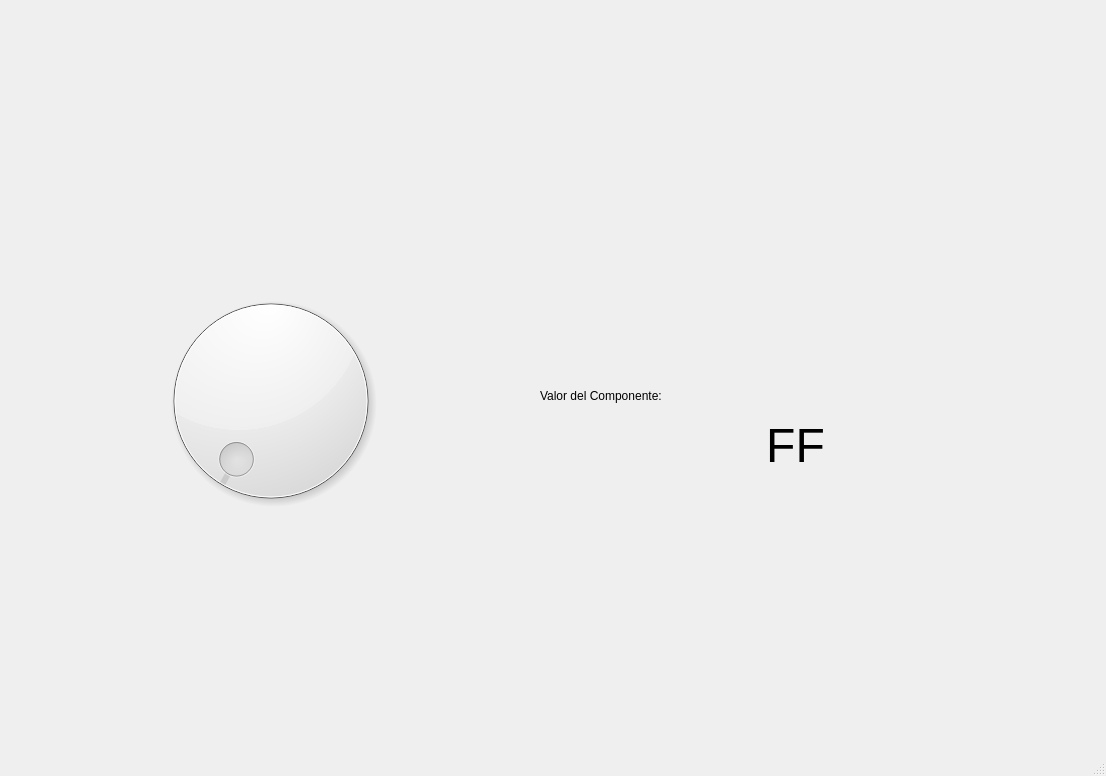
<?xml version="1.0" encoding="UTF-8"?>
<ui version="4.0">
 <class>MainWindow</class>
 <widget class="QMainWindow" name="MainWindow">
  <property name="geometry">
   <rect>
    <x>0</x>
    <y>0</y>
    <width>1106</width>
    <height>776</height>
   </rect>
  </property>
  <property name="windowTitle">
   <string>MainWindow</string>
  </property>
  <widget class="QWidget" name="centralwidget">
   <widget class="QLabel" name="label_9">
    <property name="geometry">
     <rect>
      <x>860</x>
      <y>450</y>
      <width>221</width>
      <height>261</height>
     </rect>
    </property>
    <property name="styleSheet">
     <string notr="true"/>
    </property>
    <property name="text">
     <string/>
    </property>
    <property name="pixmap">
     <pixmap resource="recursos.qrc">:/Comidas/chips.png</pixmap>
    </property>
    <property name="scaledContents">
     <bool>true</bool>
    </property>
   </widget>
   <widget class="QLabel" name="label_10">
    <property name="geometry">
     <rect>
      <x>10</x>
      <y>10</y>
      <width>1071</width>
      <height>261</height>
     </rect>
    </property>
    <property name="styleSheet">
     <string notr="true"/>
    </property>
    <property name="text">
     <string/>
    </property>
    <property name="pixmap">
     <pixmap resource="recursos.qrc">:/Comidas/panditas.png</pixmap>
    </property>
    <property name="scaledContents">
     <bool>true</bool>
    </property>
   </widget>
   <widget class="QDial" name="dial">
    <property name="geometry">
     <rect>
      <x>30</x>
      <y>280</y>
      <width>481</width>
      <height>241</height>
     </rect>
    </property>
   </widget>
   <widget class="QLabel" name="label">
    <property name="geometry">
     <rect>
      <x>540</x>
      <y>310</y>
      <width>251</width>
      <height>171</height>
     </rect>
    </property>
    <property name="text">
     <string>Valor del Componente:</string>
    </property>
   </widget>
   <widget class="QLabel" name="txt_valor">
    <property name="geometry">
     <rect>
      <x>670</x>
      <y>360</y>
      <width>251</width>
      <height>171</height>
     </rect>
    </property>
    <property name="font">
     <font>
      <pointsize>36</pointsize>
     </font>
    </property>
    <property name="text">
     <string>FF</string>
    </property>
    <property name="alignment">
     <set>Qt::AlignCenter</set>
    </property>
   </widget>
  </widget>
  <widget class="QMenuBar" name="menubar">
   <property name="geometry">
    <rect>
     <x>0</x>
     <y>0</y>
     <width>1106</width>
     <height>26</height>
    </rect>
   </property>
  </widget>
  <widget class="QStatusBar" name="statusbar"/>
 </widget>
 <resources>
  <include location="recursos.qrc"/>
 </resources>
 <connections/>
</ui>
